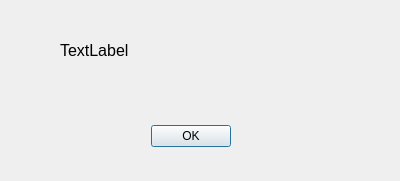
<?xml version="1.0" encoding="UTF-8"?>
<ui version="4.0">
 <class>errordialog</class>
 <widget class="QDialog" name="errordialog">
  <property name="geometry">
   <rect>
    <x>0</x>
    <y>0</y>
    <width>400</width>
    <height>181</height>
   </rect>
  </property>
  <property name="windowTitle">
   <string>Profile Format Error</string>
  </property>
  <widget class="QDialogButtonBox" name="buttonBox">
   <property name="geometry">
    <rect>
     <x>140</x>
     <y>120</y>
     <width>91</width>
     <height>32</height>
    </rect>
   </property>
   <property name="orientation">
    <enum>Qt::Horizontal</enum>
   </property>
   <property name="standardButtons">
    <set>QDialogButtonBox::Ok</set>
   </property>
  </widget>
  <widget class="QLabel" name="label">
   <property name="geometry">
    <rect>
     <x>60</x>
     <y>30</y>
     <width>261</width>
     <height>41</height>
    </rect>
   </property>
   <property name="font">
    <font>
     <family>Arial</family>
     <pointsize>12</pointsize>
    </font>
   </property>
   <property name="text">
    <string>TextLabel</string>
   </property>
  </widget>
 </widget>
 <resources/>
 <connections>
  <connection>
   <sender>buttonBox</sender>
   <signal>accepted()</signal>
   <receiver>errordialog</receiver>
   <slot>accept()</slot>
   <hints>
    <hint type="sourcelabel">
     <x>248</x>
     <y>254</y>
    </hint>
    <hint type="destinationlabel">
     <x>157</x>
     <y>274</y>
    </hint>
   </hints>
  </connection>
  <connection>
   <sender>buttonBox</sender>
   <signal>rejected()</signal>
   <receiver>errordialog</receiver>
   <slot>reject()</slot>
   <hints>
    <hint type="sourcelabel">
     <x>316</x>
     <y>260</y>
    </hint>
    <hint type="destinationlabel">
     <x>286</x>
     <y>274</y>
    </hint>
   </hints>
  </connection>
 </connections>
</ui>
